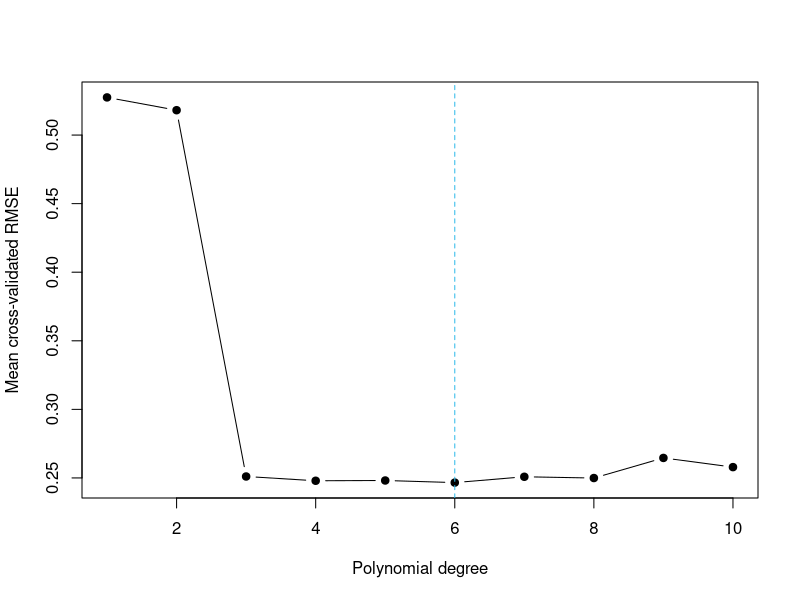

Source code (R):
## ---- chunk 1
set.seed(2026)
n <- 150
x <- runif(n, 0, 1)
y <- sin(2 * pi * x) + rnorm(n, sd = 0.25)
data <- data.frame(x = x, y = y)

testIndex <- sample(seq_len(n), size = 30)
trainData <- data[-testIndex, ]
testData <- data[testIndex, ]

k <- 5
foldId <- sample(rep(seq_len(k), length.out = nrow(trainData)))
degreeGrid <- 1:10

cvRmse <- sapply(degreeGrid, function(degree) {
  foldRmse <- sapply(seq_len(k), function(fold) {
    foldTrain <- trainData[foldId != fold, ]
    foldValid <- trainData[foldId == fold, ]
    formula <- as.formula(paste(
      "y ~ poly(x,", degree, ", raw = TRUE)"
    ))
    fit <- lm(formula, data = foldTrain)
    sqrt(mean((foldValid$y - predict(fit, newdata = foldValid))^2))
  })
  mean(foldRmse)
})

bestDegree <- degreeGrid[which.min(cvRmse)]
bestDegree
## ---- chunk 2
plot(degreeGrid, cvRmse, type = "b", pch = 19,
     xlab = "Polynomial degree", ylab = "Mean cross-validated RMSE")
abline(v = bestDegree, col = "#31BAE9", lty = 2)
## ---- chunk 3
bestFormula <- as.formula(paste(
  "y ~ poly(x,", bestDegree, ", raw = TRUE)"
))
finalFit <- lm(bestFormula, data = trainData)
testRmse <- sqrt(mean((testData$y - predict(finalFit, newdata = testData))^2))
testRmse
